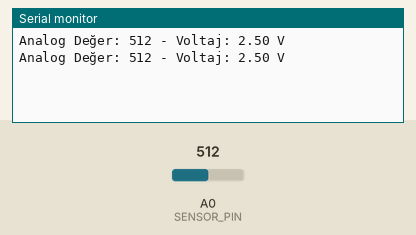
Recording of a sketch running on a simulated Arduino Uno, built with avr-gcc and run on an emulated ATmega328P. Shown: the last lines printed to the serial monitor. Inputs (shaded band) come from the test bench; at power-on: A0 (SENSOR_PIN) = 512.

Above: at 1.8 s.
1.9 s: A0 (SENSOR_PIN) set to 716
At 2.8 s:
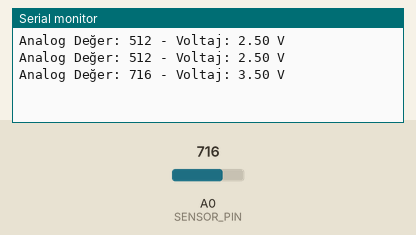
3.4 s: A0 (SENSOR_PIN) set to 900
At 4.5 s:
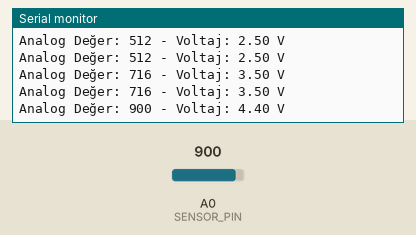
Timing chart, 0 to 6.4 s (numbered marks = the images above; inputs shaded):
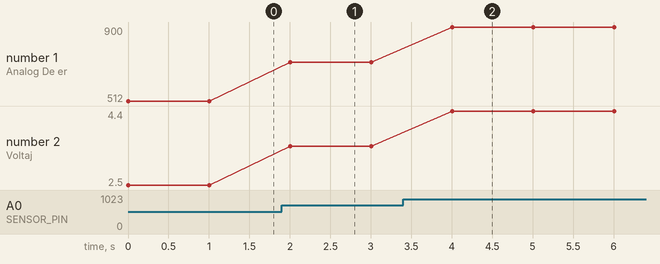

Measured:
- after the input at 1.9 s, the serial monitor: prints a new line after 0.10 s (image 1)
- after the input at 3.4 s, the serial monitor: prints a new line after 0.60 s (image 2)
- plotted number 1: 512 → 716 after the input at 1.9 s, 716 → 900 after the input at 3.4 s
- plotted number 2: 2.5 → 3.5 after the input at 1.9 s, 3.5 → 4.4 after the input at 3.4 s

The sketch:

ToprakNemSensor.ino
```cpp
#define SENSOR_PIN A0  // Sensörün analog çıkışı A0 pinine bağlı

void setup() {
  Serial.begin(9600); // Seri haberleşmeyi başlat
}

void loop() {
  int sensorValue = analogRead(SENSOR_PIN);  // Sensörden gelen analog değeri oku
  float voltage = sensorValue * (5.0 / 1023.0);  // Okunan değeri voltaj cinsine çevir

  Serial.print("Analog Değer: ");
  Serial.print(sensorValue); // Analog değeri yazdır
  Serial.print(" - Voltaj: ");
  Serial.print(voltage); // Voltaj değerini yazdır
  Serial.println(" V");

  delay(1000); // 1 saniye bekle
}
```
